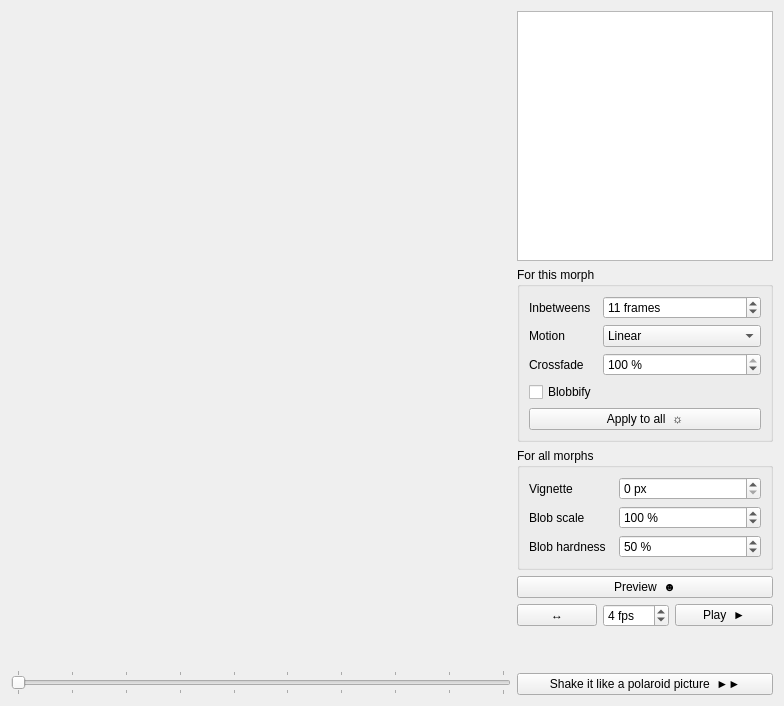
      <widget class="QWidget" name="tabMotion">
       <attribute name="icon">
        <iconset resource="muddymorph.qrc">
         <normaloff>:/stilo/guicandy/t5.png</normaloff>:/stilo/guicandy/t5.png</iconset>
       </attribute>
       <attribute name="title">
        <string>Motion</string>
       </attribute>
       <layout class="QHBoxLayout" name="horizontalLayout_6" stretch="1,0">
        <item>
         <layout class="QVBoxLayout" name="verticalLayout_4">
          <item>
           <widget class="QLabel" name="previewMotion">
            <property name="minimumSize">
             <size>
              <width>500</width>
              <height>300</height>
             </size>
            </property>
            <property name="text">
             <string/>
            </property>
            <property name="pixmap">
             <pixmap resource="muddymorph.qrc">:/stilo/guicandy/icon.png</pixmap>
            </property>
            <property name="alignment">
             <set>Qt::AlignCenter</set>
            </property>
           </widget>
          </item>
          <item>
           <widget class="QSlider" name="slideMotion">
            <property name="maximum">
             <number>9</number>
            </property>
            <property name="orientation">
             <enum>Qt::Horizontal</enum>
            </property>
            <property name="tickPosition">
             <enum>QSlider::TicksBothSides</enum>
            </property>
            <property name="tickInterval">
             <number>1</number>
            </property>
           </widget>
          </item>
         </layout>
        </item>
        <item>
         <layout class="QVBoxLayout" name="verticalLayout_6">
          <item>
           <widget class="QTableView" name="tableMotion">
            <property name="sizePolicy">
             <sizepolicy hsizetype="Expanding" vsizetype="MinimumExpanding">
              <horstretch>0</horstretch>
              <verstretch>0</verstretch>
             </sizepolicy>
            </property>
            <property name="minimumSize">
             <size>
              <width>0</width>
              <height>250</height>
             </size>
            </property>
            <property name="alternatingRowColors">
             <bool>true</bool>
            </property>
            <property name="selectionMode">
             <enum>QAbstractItemView::SingleSelection</enum>
            </property>
            <property name="selectionBehavior">
             <enum>QAbstractItemView::SelectRows</enum>
            </property>
            <property name="cornerButtonEnabled">
             <bool>false</bool>
            </property>
            <attribute name="horizontalHeaderStretchLastSection">
             <bool>true</bool>
            </attribute>
            <attribute name="verticalHeaderVisible">
             <bool>false</bool>
            </attribute>
           </widget>
          </item>
          <item>
           <widget class="QGroupBox" name="groupBox_4">
            <property name="title">
             <string>For this morph</string>
            </property>
            <layout class="QVBoxLayout" name="verticalLayout_9">
             <item>
              <layout class="QFormLayout" name="formLayout_6">
               <property name="fieldGrowthPolicy">
                <enum>QFormLayout::AllNonFixedFieldsGrow</enum>
               </property>
               <property name="labelAlignment">
                <set>Qt::AlignLeading|Qt::AlignLeft|Qt::AlignVCenter</set>
               </property>
               <item row="1" column="0">
                <widget class="QLabel" name="label_22">
                 <property name="text">
                  <string>Inbetweens</string>
                 </property>
                </widget>
               </item>
               <item row="1" column="1">
                <widget class="QSpinBox" name="spinBetweens">
                 <property name="suffix">
                  <string> frames</string>
                 </property>
                 <property name="minimum">
                  <number>1</number>
                 </property>
                 <property name="maximum">
                  <number>200</number>
                 </property>
                 <property name="value">
                  <number>11</number>
                 </property>
                </widget>
               </item>
               <item row="2" column="0">
                <widget class="QLabel" name="label_23">
                 <property name="text">
                  <string>Motion</string>
                 </property>
                </widget>
               </item>
               <item row="2" column="1">
                <widget class="QComboBox" name="comboMotion">
                 <property name="toolTip">
                  <string>&lt;html&gt;&lt;head/&gt;&lt;body&gt;&lt;p&gt;Whether or not to accelerate from and/or decellerate to full stop.&lt;/p&gt;&lt;/body&gt;&lt;/html&gt;</string>
                 </property>
                 <item>
                  <property name="text">
                   <string>Linear</string>
                  </property>
                 </item>
                 <item>
                  <property name="text">
                   <string>Doublestop</string>
                  </property>
                 </item>
                 <item>
                  <property name="text">
                   <string>Accelerate</string>
                  </property>
                 </item>
                 <item>
                  <property name="text">
                   <string>Decelerate</string>
                  </property>
                 </item>
                </widget>
               </item>
               <item row="3" column="0">
                <widget class="QLabel" name="label_28">
                 <property name="text">
                  <string>Crossfade</string>
                 </property>
                </widget>
               </item>
               <item row="4" column="0">
                <widget class="QCheckBox" name="checkBlob">
                 <property name="toolTip">
                  <string>&lt;html&gt;&lt;head/&gt;&lt;body&gt;&lt;p&gt;By default deformation of achieved by triangular warping.&lt;/p&gt;&lt;p&gt;A less jagged alternative can be achieved by means of blobs, which are essentially soft circular clone brush dots.&lt;/p&gt;&lt;/body&gt;&lt;/html&gt;</string>
                 </property>
                 <property name="text">
                  <string>Blobbify</string>
                 </property>
                </widget>
               </item>
               <item row="3" column="1">
                <widget class="QSpinBox" name="spinFade">
                 <property name="toolTip">
                  <string>&lt;html&gt;&lt;head/&gt;&lt;body&gt;&lt;p&gt;Cross fade time relative to the morph duration. When set to 100% the amount of crossfade will equal the distance travelled for all inbetweens.&lt;/p&gt;&lt;/body&gt;&lt;/html&gt;</string>
                 </property>
                 <property name="suffix">
                  <string> %</string>
                 </property>
                 <property name="minimum">
                  <number>0</number>
                 </property>
                 <property name="maximum">
                  <number>100</number>
                 </property>
                 <property name="value">
                  <number>100</number>
                 </property>
                </widget>
               </item>
              </layout>
             </item>
             <item>
              <widget class="QPushButton" name="buttonAllMotion">
               <property name="toolTip">
                <string>&lt;html&gt;&lt;head/&gt;&lt;body&gt;&lt;p&gt;Apply above motion settings to all morphs.&lt;/p&gt;&lt;/body&gt;&lt;/html&gt;</string>
               </property>
               <property name="text">
                <string>Apply to all  ☼</string>
               </property>
              </widget>
             </item>
            </layout>
           </widget>
          </item>
          <item>
           <widget class="QGroupBox" name="groupBox_3">
            <property name="title">
             <string>For all morphs</string>
            </property>
            <layout class="QFormLayout" name="formLayout_7">
             <property name="fieldGrowthPolicy">
              <enum>QFormLayout::AllNonFixedFieldsGrow</enum>
             </property>
             <property name="labelAlignment">
              <set>Qt::AlignLeading|Qt::AlignLeft|Qt::AlignVCenter</set>
             </property>
             <item row="0" column="0">
              <widget class="QLabel" name="label_27">
               <property name="text">
                <string>Vignette  </string>
               </property>
              </widget>
             </item>
             <item row="0" column="1">
              <widget class="QSpinBox" name="spinVignette">
               <property name="toolTip">
                <string>&lt;html&gt;&lt;head/&gt;&lt;body&gt;&lt;p&gt;Awkward artefacts near the frame edges can be conceiled by a soft edge vignette.&lt;/p&gt;&lt;/body&gt;&lt;/html&gt;</string>
               </property>
               <property name="suffix">
                <string> px</string>
               </property>
               <property name="maximum">
                <number>300</number>
               </property>
               <property name="value">
                <number>0</number>
               </property>
              </widget>
             </item>
             <item row="1" column="0">
              <widget class="QLabel" name="label_32">
               <property name="text">
                <string>Blob scale  </string>
               </property>
              </widget>
             </item>
             <item row="2" column="0">
              <widget class="QLabel" name="label_33">
               <property name="text">
                <string>Blob hardness  </string>
               </property>
              </widget>
             </item>
             <item row="1" column="1">
              <widget class="QSpinBox" name="spinInflate">
               <property name="toolTip">
                <string>&lt;html&gt;&lt;head/&gt;&lt;body&gt;&lt;p&gt;Blob size equals this scale times the typical distance to the nearest neighbours&lt;/p&gt;&lt;/body&gt;&lt;/html&gt;</string>
               </property>
               <property name="suffix">
                <string> %</string>
               </property>
               <property name="minimum">
                <number>10</number>
               </property>
               <property name="maximum">
                <number>500</number>
               </property>
               <property name="value">
                <number>100</number>
               </property>
              </widget>
             </item>
             <item row="2" column="1">
              <widget class="QSpinBox" name="spinHardness">
               <property name="toolTip">
                <string>&lt;html&gt;&lt;head/&gt;&lt;body&gt;&lt;p&gt;Hardness of the clone brush tip.&lt;/p&gt;&lt;/body&gt;&lt;/html&gt;</string>
               </property>
               <property name="suffix">
                <string> %</string>
               </property>
               <property name="minimum">
                <number>0</number>
               </property>
               <property name="maximum">
                <number>100</number>
               </property>
               <property name="value">
                <number>50</number>
               </property>
              </widget>
             </item>
            </layout>
           </widget>
          </item>
          <item>
           <widget class="QPushButton" name="buttonMotion">
            <property name="toolTip">
             <string>&lt;html&gt;&lt;head/&gt;&lt;body&gt;&lt;p&gt;Make the morph, and then show the result as a looped animation.&lt;/p&gt;&lt;/body&gt;&lt;/html&gt;</string>
            </property>
            <property name="text">
             <string>Preview  ☻</string>
            </property>
           </widget>
          </item>
          <item>
           <layout class="QHBoxLayout" name="horizontalLayout_4" stretch="1,2,3">
            <item>
             <widget class="QPushButton" name="buttonRevPrev">
              <property name="text">
               <string>↔</string>
              </property>
              <property name="checkable">
               <bool>true</bool>
              </property>
             </widget>
            </item>
            <item>
             <widget class="QSpinBox" name="spinFrameRate">
              <property name="suffix">
               <string> fps</string>
              </property>
              <property name="minimum">
               <number>1</number>
              </property>
              <property name="maximum">
               <number>30</number>
              </property>
              <property name="value">
               <number>4</number>
              </property>
             </widget>
            </item>
            <item>
             <widget class="QPushButton" name="buttonPlayMotion">
              <property name="toolTip">
               <string>&lt;html&gt;&lt;head/&gt;&lt;body&gt;&lt;p&gt;Make the morph, and then show the result as a looped animation.&lt;/p&gt;&lt;/body&gt;&lt;/html&gt;</string>
              </property>
              <property name="text">
               <string>Play  ►</string>
              </property>
             </widget>
            </item>
           </layout>
          </item>
          <item>
           <spacer name="verticalSpacer_6">
            <property name="orientation">
             <enum>Qt::Vertical</enum>
            </property>
            <property name="sizeHint" stdset="0">
             <size>
              <width>20</width>
              <height>40</height>
             </size>
            </property>
           </spacer>
          </item>
          <item>
           <widget class="QPushButton" name="buttonFinishMotion">
            <property name="toolTip">
             <string>&lt;html&gt;&lt;head/&gt;&lt;body&gt;&lt;p&gt;Happy with all settings?&lt;/p&gt;&lt;p&gt;Then it's time to render the full project.&lt;/p&gt;&lt;/body&gt;&lt;/html&gt;</string>
            </property>
            <property name="text">
             <string>Shake it like a polaroid picture  ►►</string>
            </property>
           </widget>
          </item>
         </layout>
        </item>
       </layout>
      </widget>
